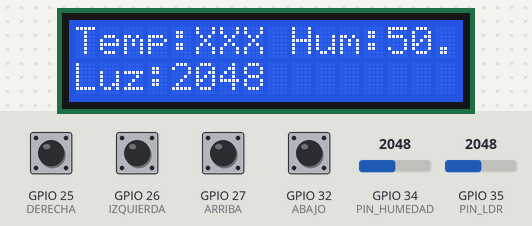
Recording of a sketch running on a simulated ESP32. Shown: 16×2 character LCD. Inputs (shaded band) come from the test bench; at power-on: GPIO 25 (DERECHA), GPIO 26 (IZQUIERDA), GPIO 27 (ARRIBA), GPIO 32 (ABAJO) HIGH, GPIO 34 (PIN_HUMEDAD) = 2048, GPIO 35 (PIN_LDR) = 2048. What the sketch prints to the serial monitor is not drawn.

Above: at 1.2 s.
1.3 s: GPIO 25 (DERECHA) pulled LOW for 0.15 s
At 2.1 s:
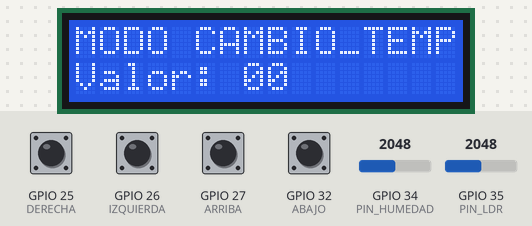
2.9 s: GPIO 25 (DERECHA) pulled LOW for 1 s
At 5.1 s:
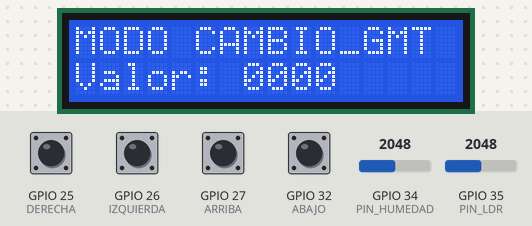
5.4 s: GPIO 25 (DERECHA) pulled LOW for 0.15 s
At 6.6 s:
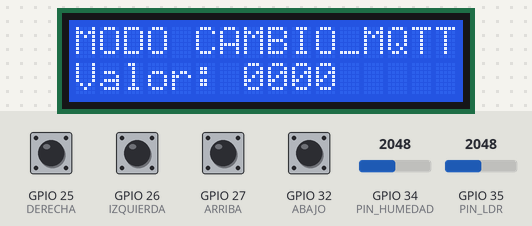
7.1 s: GPIO 27 (ARRIBA) pulled LOW for 0.15 s
At 8.5 s:
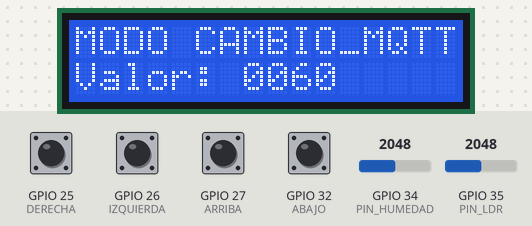
8.8 s: GPIO 27 (ARRIBA) pulled LOW for 1 s
At 10.6 s:
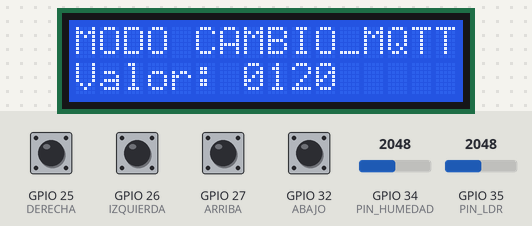
11.4 s: GPIO 26 (IZQUIERDA) pulled LOW for 0.15 s
At 12.1 s:
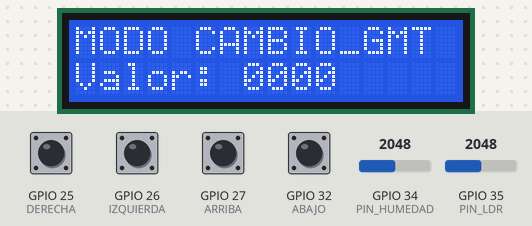
Timing chart, 0 to 14.1 s (numbered marks = the images above; inputs shaded):
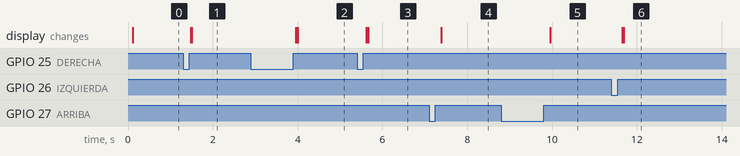

The sketch:

HuertaDeMirko_TemperaturaYAlarma_2_0.ino
```cpp
// Bae, Martos, Matrangelo, Wiemeyer

//Sensor temperatura
#include <Wire.h>
#include <SPI.h>
#include <Adafruit_BMP280.h>
Adafruit_BMP280 bmp; // use I2C interface
Adafruit_Sensor *bmp_temp = bmp.getTemperatureSensor();
Adafruit_Sensor *bmp_pressure = bmp.getPressureSensor();

//Telegram
/*include <WiFi.h>
#include <WiFiClientSecure.h>
#include <UniversalTelegramBot.h>
#include <ArduinoJson.h>
const char* ssid = "ORT-IoT";
const char* password = "OrtIOTnew22$2";
#define BOTtoken "6011340543:AAHn3L9_PeL9hfO5barxWzuc3tqZZbR3AhU"
#define CHAT_ID "-807022472"
WiFiClientSecure client;
UniversalTelegramBot bot(BOTtoken, client);*/

//Display
#include <LiquidCrystal_I2C.h>
LiquidCrystal_I2C lcd(0x27, 16, 2);

//BOTONES
#define ABAJO 32
#define ARRIBA 27
#define DERECHA 25
#define IZQUIERDA 26
#define BOTON_OK 33     ////////// Pin 33 tiene al reves el pull up
int estadoBotonDerecha;
int estadoBotonIzquierda;
int estadoBotonOk;
boolean flagBotonDerecha = 1;
boolean flagBotonIzquierda = 1;
boolean flagBotonArriba = 1;
boolean flagBotonAbajo = 1;
boolean flagBotonOk = 1;
#define presionado 0
#define no_presionado 1

boolean BotonRestaApretado;
#define si 1
#define no 0

int uno = 1;
int menosUno = -1;
int sesenta = 60;

//LDR
#define PIN_LDR 35
int lecturaLDR;

//HUMEDAD
#define PIN_HUMEDAD 34
float lecturaHumedad;

//MAQUINA DE ESTADOS
int contador = 0;
int estado = 0;
#define pruebaBotones 22
#define MENU 0
#define CAMBIO_TEMP 1
#define CAMBIO_GMT 2
#define CAMBIO_MQTT 3
int VALOR_UMBRAL_TEMP;
int VALOR_GMT;
int VALOR_MQTT;

//Funcion alarma con temperatura, led y buzzer
#define LED_VERDE 13
#define LED_AMARILLO 12
#define LED_ROJO 14
#define BUZZER 17
int lecturaTemperatura;

int maquinaEstadoAlarma;
#define VERDE 0
#define AMARILLO 1
#define ROJO 2
#define ROJO_SIN_BUZZER 3

void setup() {
  Serial.begin (9600);
  lcd.init(); //lcd.begin (16, 2);
  lcd.backlight();
  lcd.setCursor (0, 0);

  pinMode(ABAJO, INPUT_PULLUP);
  pinMode(ARRIBA, INPUT_PULLUP);
  pinMode(DERECHA, INPUT_PULLUP);
  pinMode(IZQUIERDA, INPUT_PULLUP);
  pinMode(BOTON_OK, INPUT_PULLUP);

  pinMode(PIN_HUMEDAD, INPUT);
  pinMode(PIN_LDR, INPUT);

  // Temperatura y telegram
  while ( !Serial ) delay(100);   // wait for native usb
  Serial.println(F("BMP280 Sensor event test"));

  unsigned status;
  status = bmp.begin(BMP280_ADDRESS_ALT, BMP280_CHIPID);
  //status = bmp.begin();
  if (!status) {
    Serial.println(F("Could not find a valid BMP280 sensor, check wiring or "
                     "try a different address!"));
    Serial.print("SensorID was: 0x"); Serial.println(bmp.sensorID(), 16);
    Serial.print("        ID of 0xFF probably means a bad address, a BMP 180 or BMP 085\n");
    Serial.print("   ID of 0x56-0x58 represents a BMP 280,\n");
    Serial.print("        ID of 0x60 represents a BME 280.\n");
    Serial.print("        ID of 0x61 represents a BME 680.\n");
    while (1) delay(10);
  }

  /* Default settings from datasheet. */
  bmp.setSampling(Adafruit_BMP280::MODE_NORMAL,     /* Operating Mode. */
                  Adafruit_BMP280::SAMPLING_X2,     /* Temp. oversampling */
                  Adafruit_BMP280::SAMPLING_X16,    /* Pressure oversampling */
                  Adafruit_BMP280::FILTER_X16,      /* Filtering. */
                  Adafruit_BMP280::STANDBY_MS_500); /* Standby time. */

  bmp_temp->printSensorDetails();

  // Connect to Wi-Fi
  /*WiFi.mode(WIFI_STA);
  WiFi.begin(ssid, password);
  client.setCACert(TELEGRAM_CERTIFICATE_ROOT);
*/
  // Bloquea el programa si no se puede conectar a internet
  /*while (WiFi.status() != WL_CONNECTED) {
    delay(1000);
    Serial.println("Connecting to WiFi..");
  }
  // Print ESP32 Local IP Address
  Serial.println(WiFi.localIP());
  bot.sendMessage(CHAT_ID, "Bot Hola mundo", "");*/
}

void loop() {
  switch (estado) {
    case pruebaBotones:
      if (digitalRead(DERECHA) == LOW) {
        Serial.println("DERECHA");
      }
      if (digitalRead(IZQUIERDA) == LOW) {
        Serial.println("IZQUIERDA");
      }
      if (digitalRead(ABAJO) == LOW) {
        Serial.println("ABAJO");
      }
      if (digitalRead(ARRIBA) == LOW) {
        Serial.println("ARRIBA");
      }
      if (digitalRead(BOTON_OK) == HIGH) {
        Serial.println("BOTON_OK");
      }
      //      lecturaBotonesMenu ();
      break;

    case MENU:                 //Pantalla 0: Para ver los valores leidos de temperatura, humedad y luz
      //Print del display
      //Serial.println("Modo: MENU");
      lcd.setCursor(0, 0);
      lcd.print("Temp:");
      lcd.setCursor(5, 0);
      lcd.print("XXX");
      lcd.setCursor(9, 0);
      lcd.print("Hum:");
      lcd.setCursor(13, 0);
      lcd.print(lecturaHumedad);
      lcd.setCursor(0, 1);
      lcd.print("Luz:");
      lcd.setCursor(4, 1);
      lcd.print(lecturaLDR);

      //Lectura de botones para moverse entre pantallas
      lecturaBotonesMenu ();
      if (contador == 1) {
        Serial.println("Entrando a modo CAMBIO TEMP");
        lcd.clear();
        estado = CAMBIO_TEMP;
      }

      //Lo que tiene que suceder en este estado - Mostrar los valores leídos de temperatura, humedad y luz
      lecturaHumedad = map(analogRead(PIN_HUMEDAD), 0, 4096, 100, 0);
      lecturaLDR = analogRead(PIN_LDR);

      break;

    case CAMBIO_TEMP:         //Pantalla 1: Para cambiar el valor umbral de temperatura
      //Print del display
      //Serial.print("Modo: CAMBIO_TEMP - ");
      lcd.setCursor(0, 0);
      lcd.print ("MODO CAMBIO_TEMP");
      lcd.setCursor(0, 1);
      lcd.print ("Valor: ");
      char cadena[5];
      sprintf(cadena, "%02d", VALOR_UMBRAL_TEMP);
      lcd.print (cadena);

      //Lectura de botones para moverse entre pantallas
      lecturaBotonesMenu ();
      if (contador == 0) {
        lcd.clear();
        estado = MENU;
      }
      if (contador == 2) {
        lcd.clear();
        estado = CAMBIO_GMT;
      }

      //Lo que tiene que suceder en este estado
      VALOR_UMBRAL_TEMP = lecturaBotonAbajo (VALOR_UMBRAL_TEMP, uno);
      VALOR_UMBRAL_TEMP = lecturaBotonArriba (VALOR_UMBRAL_TEMP, uno);
      Serial.print("Valor TEMP: ");
      Serial.println(VALOR_UMBRAL_TEMP);

      //Serial.print(" - Contador: ");
      //Serial.println(contador);

      break;

    case CAMBIO_GMT:       //Pantalla 2: Para cambiar el valor de gmt
      //Print del display
      Serial.print("Modo: CAMBIO_GMT - ");
      lcd.setCursor(0, 0);
      lcd.print ("MODO CAMBIO_GMT");
      lcd.setCursor(0, 1);
      lcd.print ("Valor: ");
      char cadena2[5];
      sprintf(cadena2, "%04d", VALOR_GMT);
      lcd.print (cadena2);

      //Lectura de botones para moverse entre pantallas
      lecturaBotonesMenu ();
      if (contador == 1) {
        lcd.clear();
        estado = CAMBIO_TEMP;
      }
      if (contador == 3) {
        lcd.clear();
        estado = CAMBIO_MQTT;
      }

      //Lo que tiene que suceder en este estado
      VALOR_GMT = lecturaBotonAbajo (VALOR_GMT, uno);
      VALOR_GMT = lecturaBotonArriba (VALOR_GMT, uno);
      Serial.print("Valor umbral GMT: ");
      Serial.print(VALOR_GMT);

      Serial.print(" - Contador: ");
      Serial.println(contador);

      break;

    case CAMBIO_MQTT:       //Pantalla 3: Para cambiar el tiempo de mqtt
      //Print del display
      Serial.print("Modo: CAMBIO_MQTT - ");
      lcd.setCursor(0, 0);
      lcd.print ("MODO CAMBIO_MQTT");
      lcd.setCursor(0, 1);
      lcd.print ("Valor: ");
      char cadena3[5];
      sprintf(cadena3, "%04d", VALOR_MQTT);
      lcd.print (cadena3);

      //Lectura de botones para moverse entre pantallas
      lecturaBotonesMenu ();
      if (contador == 2) {
        lcd.clear();
        estado = CAMBIO_GMT;
      }

      //Lo que tiene que suceder en este estado
      VALOR_MQTT = lecturaBotonAbajo (VALOR_MQTT, sesenta);
      VALOR_MQTT = lecturaBotonArriba (VALOR_MQTT, sesenta);
      if (VALOR_MQTT < 0) {
        VALOR_MQTT = 0;
      }
      Serial.print("Valor MQTT: ");
      Serial.print(VALOR_MQTT);

      Serial.print(" - Contador: ");
      Serial.println(contador);

      break;
  }
}

int lecturaBotonAbajo (int variableBotonAbajo, int cantidadResta) {
  int estadoBotonAbajo;
  estadoBotonAbajo = digitalRead (ABAJO);
  if (estadoBotonAbajo == LOW) {
    flagBotonAbajo = presionado;
    Serial.print("Boton ABAJO apretado: ");
    Serial.println(flagBotonAbajo);
  }
  estadoBotonAbajo = digitalRead (ABAJO);
  if (estadoBotonAbajo == HIGH && flagBotonAbajo == presionado) {
    variableBotonAbajo = variableBotonAbajo - cantidadResta;
    Serial.println("Boton ABAJO soltado");
    Serial.println(variableBotonAbajo);
    flagBotonAbajo = no_presionado;
  }
  return variableBotonAbajo;
}

int lecturaBotonArriba (int variableBotonArriba, int cantidadSuma) {
  int estadoBotonArriba;
  estadoBotonArriba = digitalRead (ARRIBA);
  if (estadoBotonArriba == LOW) {
    flagBotonArriba = presionado;
    Serial.print("Boton ARRIBA apretado: ");
    Serial.println(flagBotonArriba);
  }
  estadoBotonArriba = digitalRead (ARRIBA);
  if (estadoBotonArriba == HIGH && flagBotonArriba == presionado) {
    variableBotonArriba = variableBotonArriba + cantidadSuma;
    Serial.println("Boton ARRIBA soltado");
    Serial.println(variableBotonArriba);
    flagBotonArriba = no_presionado;
  }
  return variableBotonArriba;
}

void lecturaBotonesMenu () {
  estadoBotonIzquierda = digitalRead (IZQUIERDA);
  if (estadoBotonIzquierda == LOW) {
    flagBotonIzquierda = presionado;
    Serial.println("Boton IZQUIERDA apretado");
    Serial.println(flagBotonIzquierda);
  }
  estadoBotonIzquierda = digitalRead (IZQUIERDA);
  if (estadoBotonIzquierda == HIGH && flagBotonIzquierda == presionado) {
    contador --;
    if (contador <= -1) {
      contador = 0;
    }
    Serial.println("Boton IZQUIERDA soltado");
    Serial.print("Contador: ");
    Serial.println(contador);
    flagBotonIzquierda = no_presionado;
  }

  estadoBotonDerecha = digitalRead (DERECHA);
  if (estadoBotonDerecha == LOW) {
    flagBotonDerecha = presionado;
    Serial.println("Boton DERECHA apretado");
    Serial.println(flagBotonDerecha);
  }
  estadoBotonDerecha = digitalRead (DERECHA);
  if (estadoBotonDerecha == HIGH && flagBotonDerecha == presionado) {
    contador ++;
    if (contador > 3) {
      contador = 3;
    }
    Serial.println("Boton DERECHA soltado");
    Serial.print("Contador: ");
    Serial.println(contador);
    flagBotonDerecha = no_presionado;
  }
}

void alarma (){
  sensors_event_t temp_event;
  bmp_temp->getEvent(&temp_event);
  lecturaTemperatura = temp_event.temperature;

  estadoBotonOk = digitalRead(BOTON_OK);

  switch (maquinaEstadoAlarma) {
    case VERDE:
      digitalWrite(LED_VERDE, HIGH);
      digitalWrite(LED_AMARILLO, LOW);
      digitalWrite(LED_ROJO, LOW);
      digitalWrite(BUZZER, LOW);
      if (lecturaTemperatura >= VALOR_UMBRAL_TEMP) {
        maquinaEstadoAlarma = ROJO;
      }
      break;

    case AMARILLO:
      digitalWrite(LED_VERDE, LOW);
      digitalWrite(LED_AMARILLO, HIGH);
      digitalWrite(LED_ROJO, LOW);
      digitalWrite(BUZZER, LOW);
      if (estadoBotonOk == presionado) {
        maquinaEstadoAlarma = VERDE;
      }
      if (lecturaTemperatura >= VALOR_UMBRAL_TEMP) {
        maquinaEstadoAlarma = ROJO;
      }
      break;

    case ROJO:
      digitalWrite(LED_VERDE, LOW);
      digitalWrite(LED_AMARILLO, LOW);
      digitalWrite(LED_ROJO, HIGH);
      digitalWrite(BUZZER, HIGH);
      //bot.sendMessage(CHAT_ID, "La temperatura ha superado el umbral establecido", "");
      if (estadoBotonOk == presionado) {
        maquinaEstadoAlarma = ROJO_SIN_BUZZER;
      }
      if (lecturaTemperatura < VALOR_UMBRAL_TEMP) {
        maquinaEstadoAlarma = AMARILLO;
      }
      break;

    case ROJO_SIN_BUZZER:
      digitalWrite(LED_VERDE, LOW);
      digitalWrite(LED_AMARILLO, LOW);
      digitalWrite(LED_ROJO, HIGH);
      digitalWrite(BUZZER, LOW);
      if (lecturaTemperatura < VALOR_UMBRAL_TEMP) {
        maquinaEstadoAlarma = AMARILLO;
      }
      break;
  }
}
```

Measured:
- after the input at 1.3 s, the display: first changes after 0.17 s (image 1 shows a later state)
- after the input at 2.9 s, the display: first changes after 1.1 s (image 2 shows a later state)
- after the input at 5.4 s, the display: first changes after 0.22 s (image 3 shows a later state)
- after the input at 7.1 s, the display: changes after 0.29 s (image 4)
- after the input at 8.8 s, the display: changes after 1.2 s (image 5)
- after the input at 11.4 s, the display: first changes after 0.25 s (image 6 shows a later state)
